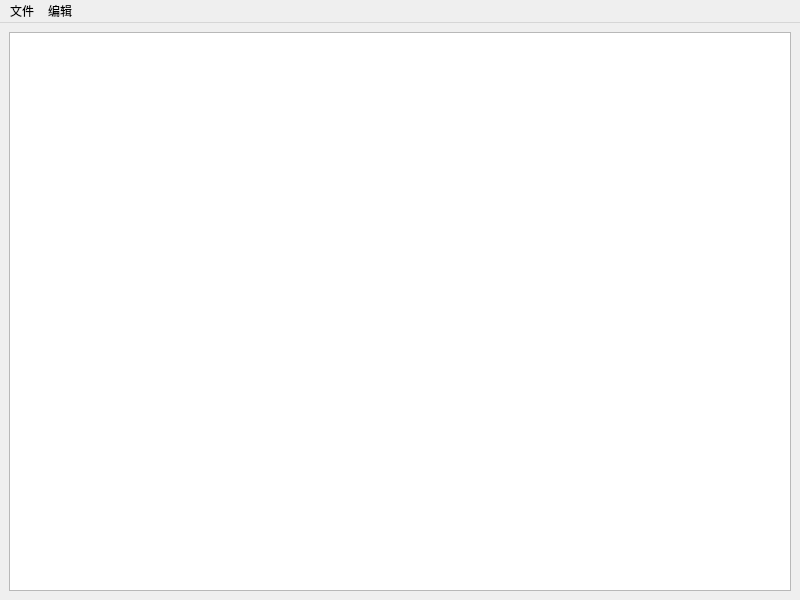
<?xml version="1.0" encoding="UTF-8"?>
<ui version="4.0">
 <class>Notepad</class>
 <widget class="QMainWindow" name="Notepad">
  <property name="geometry">
   <rect>
    <x>0</x>
    <y>0</y>
    <width>800</width>
    <height>600</height>
   </rect>
  </property>
  <property name="windowTitle">
   <string>Notepad</string>
  </property>
  <widget class="QWidget" name="centralwidget">
   <layout class="QHBoxLayout" name="horizontalLayout">
    <item>
     <widget class="QTextEdit" name="textEdit"/>
    </item>
   </layout>
  </widget>
  <widget class="QMenuBar" name="menubar">
   <property name="geometry">
    <rect>
     <x>0</x>
     <y>0</y>
     <width>800</width>
     <height>23</height>
    </rect>
   </property>
   <widget class="QMenu" name="MenuFile">
    <property name="title">
     <string>文件</string>
    </property>
    <addaction name="actionNew"/>
    <addaction name="actionopen"/>
    <addaction name="save"/>
    <addaction name="saveAs"/>
    <addaction name="print"/>
    <addaction name="separator"/>
    <addaction name="exit"/>
   </widget>
   <widget class="QMenu" name="menu">
    <property name="title">
     <string>编辑</string>
    </property>
    <addaction name="cat"/>
    <addaction name="copy"/>
    <addaction name="paste"/>
    <addaction name="delete_2"/>
    <addaction name="separator"/>
    <addaction name="find"/>
    <addaction name="replace"/>
    <addaction name="findPrev"/>
    <addaction name="findNext"/>
    <addaction name="separator"/>
    <addaction name="selectAll"/>
    <addaction name="date"/>
   </widget>
   <addaction name="MenuFile"/>
   <addaction name="menu"/>
  </widget>
  <action name="actionNew">
   <property name="text">
    <string>新建</string>
   </property>
  </action>
  <action name="actionopen">
   <property name="text">
    <string>打开</string>
   </property>
  </action>
  <action name="save">
   <property name="text">
    <string>保存</string>
   </property>
  </action>
  <action name="saveAs">
   <property name="text">
    <string>另存为</string>
   </property>
  </action>
  <action name="print">
   <property name="text">
    <string>打印</string>
   </property>
  </action>
  <action name="exit">
   <property name="text">
    <string>退出</string>
   </property>
  </action>
  <action name="cat">
   <property name="text">
    <string>剪切</string>
   </property>
  </action>
  <action name="copy">
   <property name="text">
    <string>复制</string>
   </property>
  </action>
  <action name="paste">
   <property name="text">
    <string>粘贴</string>
   </property>
  </action>
  <action name="delete_2">
   <property name="text">
    <string>删除</string>
   </property>
  </action>
  <action name="find">
   <property name="text">
    <string>查找</string>
   </property>
  </action>
  <action name="replace">
   <property name="text">
    <string>替换</string>
   </property>
  </action>
  <action name="findPrev">
   <property name="text">
    <string>查找上一个</string>
   </property>
  </action>
  <action name="findNext">
   <property name="text">
    <string>查找下一个</string>
   </property>
  </action>
  <action name="selectAll">
   <property name="text">
    <string>全选</string>
   </property>
  </action>
  <action name="date">
   <property name="text">
    <string>日期</string>
   </property>
  </action>
 </widget>
 <resources/>
 <connections/>
</ui>
